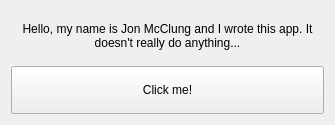
<?xml version="1.0" encoding="UTF-8"?>
<ui version="4.0">
 <class>MainWindow</class>
 <widget class="QMainWindow" name="MainWindow">
  <property name="geometry">
   <rect>
    <x>0</x>
    <y>0</y>
    <width>335</width>
    <height>125</height>
   </rect>
  </property>
  <property name="windowTitle">
   <string>An application by Jon McClung</string>
  </property>
  <property name="windowOpacity">
   <double>1.000000000000000</double>
  </property>
  <widget class="QWidget" name="centralWidget">
   <layout class="QGridLayout" name="gridLayout_2">
    <item row="0" column="0">
     <layout class="QGridLayout" name="gridLayout">
      <item row="0" column="0">
       <widget class="QLabel" name="label">
        <property name="text">
         <string>Hello, my name is Jon McClung and I wrote this app. It doesn't really do anything...</string>
        </property>
        <property name="alignment">
         <set>Qt::AlignCenter</set>
        </property>
        <property name="wordWrap">
         <bool>true</bool>
        </property>
       </widget>
      </item>
      <item row="1" column="0">
       <widget class="QPushButton" name="pushButton">
        <property name="sizePolicy">
         <sizepolicy hsizetype="Preferred" vsizetype="Minimum">
          <horstretch>1</horstretch>
          <verstretch>0</verstretch>
         </sizepolicy>
        </property>
        <property name="text">
         <string>Click me!</string>
        </property>
        <property name="iconSize">
         <size>
          <width>16</width>
          <height>32</height>
         </size>
        </property>
        <property name="checkable">
         <bool>false</bool>
        </property>
        <property name="checked">
         <bool>false</bool>
        </property>
       </widget>
      </item>
     </layout>
    </item>
   </layout>
  </widget>
 </widget>
 <layoutdefault spacing="6" margin="11"/>
 <resources/>
 <connections/>
</ui>
